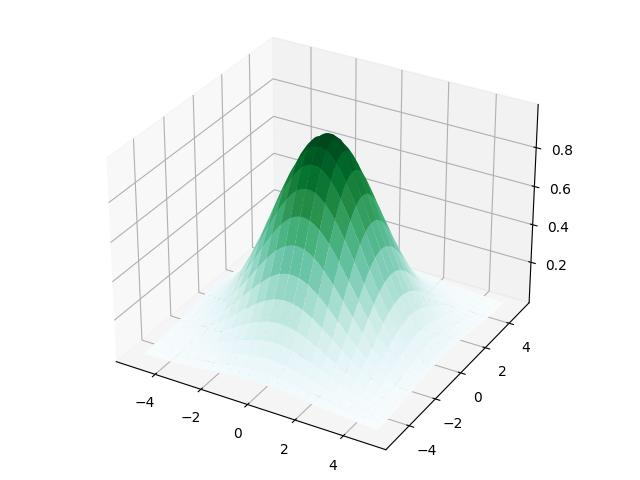

Write Python code to recreate this figure.
import numpy as np
import matplotlib.pyplot as plt
from mpl_toolkits.mplot3d import Axes3D

# 定义二维高斯函数
def Gaussian(x, y, x0, y0, sigma):
    return np.exp(-((x - x0)**2 + (y - y0)**2) / (2.0 * sigma**2))

# 设置参数
sigma = 2
x, y = np.meshgrid(np.linspace(-5, 5), np.linspace(-5, 5))

# 计算高斯函数
z = Gaussian(x, y, 0, 0, sigma)

# 绘制3D图形
fig = plt.figure()
ax = Axes3D(fig)

#plt.get("可选参数如下")，可故意写错，报错可以提醒正确的配色
# 'Accent', 'Accent_r', 'Blues', 'Blues_r', 'BrBG', 'BrBG_r', 'BuGn', 'BuGn_r', 'BuPu', 'BuPu_r', 'CMRmap', 'CMRmap_r', 'Dark2', 'Dark2_r', 'GnBu', 'GnBu_r', 'Greens', 'Greens_r', 'Greys', 'Greys_r', 'OrRd', 'OrRd_r', 'Oranges', 'Oranges_r', 'PRGn', 'PRGn_r', 'Paired', 'Paired_r', 'Pastel1', 'Pastel1_r', 'Pastel2', 'Pastel2_r', 'PiYG', 'PiYG_r', 'PuBu', 'PuBuGn', 'PuBuGn_r', 'PuBu_r', 'PuOr', 'PuOr_r', 'PuRd', 'PuRd_r', 'Purples', 'Purples_r', 'RdBu', 'RdBu_r', 'RdGy', 'RdGy_r', 'RdPu', 'RdPu_r', 'RdYlBu', 'RdYlBu_r', 'RdYlGn', 'RdYlGn_r', 'Reds', 'Reds_r', 'Set1', 'Set1_r', 'Set2', 'Set2_r', 'Set3', 'Set3_r', 'Spectral', 'Spectral_r', 'Wistia', 'Wistia_r', 'YlGn', 'YlGnBu', 'YlGnBu_r', 'YlGn_r', 'YlOrBr', 'YlOrBr_r', 'YlOrRd', 'YlOrRd_r', 'afmhot', 'afmhot_r', 'autumn', 'autumn_r', 'binary', 'binary_r', 'bone', 'bone_r', 'brg', 'brg_r', 'bwr', 'bwr_r', 'cividis', 'cividis_r', 'cool', 'cool_r', 'coolwarm', 'coolwarm_r', 'copper', 'copper_r', 'cubehelix', 'cubehelix_r', 'flag', 'flag_r', 'gist_earth', 'gist_earth_r', 'gist_gray', 'gist_gray_r', 'gist_heat', 'gist_heat_r', 'gist_ncar', 'gist_ncar_r', 'gist_rainbow', 'gist_rainbow_r', 'gist_stern', 'gist_stern_r', 'gist_yarg', 'gist_yarg_r', 'gnuplot', 'gnuplot2', 'gnuplot2_r', 'gnuplot_r', 'gray', 'gray_r', 'hot', 'hot_r', 'hsv', 'hsv_r', 'inferno', 'inferno_r', 'jet', 'jet_r', 'magma', 'magma_r', 'nipy_spectral', 'nipy_spectral_r', 'ocean', 'ocean_r', 'pink', 'pink_r', 'plasma', 'plasma_r', 'prism', 'prism_r', 'rainbow', 'rainbow_r', 'seismic', 'seismic_r', 'spring', 'spring_r', 'summer', 'summer_r', 'tab10', 'tab10_r', 'tab20', 'tab20_r', 'tab20b', 'tab20b_r', 'tab20c', 'tab20c_r', 'terrain', 'terrain_r', 'turbo', 'turbo_r', 'twilight', 'twilight_r', 'twilight_shifted', 'twilight_shifted_r', 'viridis', 'viridis_r', 'winter', 'winter_r'
ax.plot_surface(x, y, z, rstride=2, cstride=2, cmap=plt.get_cmap('BuGn'))
plt.savefig('gaussianFunction.jpg')
plt.show()

# 绘制等高线图形
plt.contourf(x, y, z, 10, cmap=plt.get_cmap('PuOr'))
plt.savefig('gaussianContourf.jpg')
plt.show()

